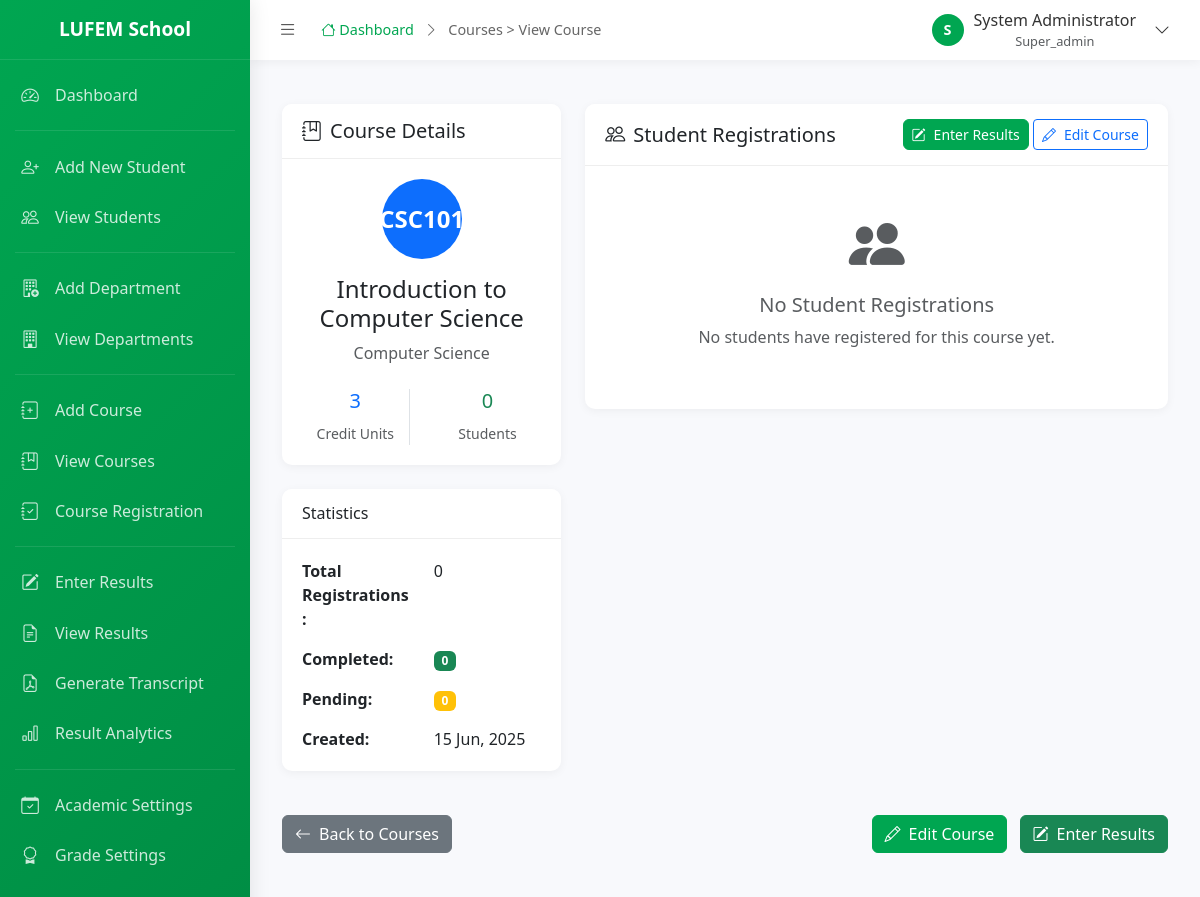
/admin/courses/view.php?id=1 (signed in), run on the app's committed database.
### tables this page shows
CREATE TABLE `institutions` (
  `institution_id` int(11) NOT NULL AUTO_INCREMENT,
  `institution_name` varchar(255) NOT NULL,
  `institution_code` varchar(20) NOT NULL,
  `address` text,
  `phone` varchar(20),
  `email` varchar(100),
  `website` varchar(100),
  `logo_path` varchar(255),
  `primary_color` varchar(7) DEFAULT '#00A651',
  `secondary_color` varchar(7) DEFAULT '#FFFFFF',
  `is_active` tinyint(1) DEFAULT 1,
  `created_at` timestamp NOT NULL DEFAULT CURRENT_TIMESTAMP,
  `updated_at` timestamp NOT NULL DEFAULT CURRENT_TIMESTAMP ON UPDATE CURRENT_TIMESTAMP,
  PRIMARY KEY (`institution_id`),
  UNIQUE KEY `institution_code` (`institution_code`)
);

CREATE TABLE `users` (
  `user_id` int(11) NOT NULL AUTO_INCREMENT,
  `institution_id` int(11) NOT NULL,
  `username` varchar(50) NOT NULL,
  `password` varchar(255) NOT NULL,
  `email` varchar(100),
  `full_name` varchar(255) NOT NULL,
  `role` enum('super_admin','admin','student') NOT NULL DEFAULT 'student',
  `is_active` tinyint(1) DEFAULT 1,
  `last_login` timestamp NULL DEFAULT NULL,
  `created_at` timestamp NOT NULL DEFAULT CURRENT_TIMESTAMP,
  `updated_at` timestamp NOT NULL DEFAULT CURRENT_TIMESTAMP ON UPDATE CURRENT_TIMESTAMP,
  PRIMARY KEY (`user_id`),
  UNIQUE KEY `username` (`username`),
  KEY `institution_id` (`institution_id`),
  FOREIGN KEY (`institution_id`) REFERENCES `institutions` (`institution_id`) ON DELETE CASCADE
);

CREATE TABLE `courses` (
  `course_id` int(11) NOT NULL AUTO_INCREMENT,
  `institution_id` int(11) NOT NULL,
  `department_id` int(11) NOT NULL,
  `course_code` varchar(20) NOT NULL,
  `course_title` varchar(255) NOT NULL,
  `credit_units` int(11) NOT NULL DEFAULT 1,
  `course_description` text,
  `prerequisites` varchar(255),
  `is_active` tinyint(1) DEFAULT 1,
  `created_at` timestamp NOT NULL DEFAULT CURRENT_TIMESTAMP,
  `updated_at` timestamp NOT NULL DEFAULT CURRENT_TIMESTAMP ON UPDATE CURRENT_TIMESTAMP,
  PRIMARY KEY (`course_id`),
  UNIQUE KEY `course_code_institution` (`course_code`, `institution_id`),
  KEY `institution_id` (`institution_id`),
  KEY `department_id` (`department_id`),
  FOREIGN KEY (`institution_id`) REFERENCES `institutions` (`institution_id`) ON DELETE CASCADE,
  FOREIGN KEY (`department_id`) REFERENCES `departments` (`department_id`) ON DELETE RESTRICT ON UPDATE CASCADE
);

CREATE TABLE `departments` (
  `department_id` int(11) NOT NULL AUTO_INCREMENT,
  `institution_id` int(11) NOT NULL,
  `department_name` varchar(255) NOT NULL,
  `department_code` varchar(20) NOT NULL,
  `hod_name` varchar(255),
  `description` text,
  `is_active` tinyint(1) DEFAULT 1,
  `created_at` timestamp NOT NULL DEFAULT CURRENT_TIMESTAMP,
  `updated_at` timestamp NOT NULL DEFAULT CURRENT_TIMESTAMP ON UPDATE CURRENT_TIMESTAMP,
  PRIMARY KEY (`department_id`),
  UNIQUE KEY `dept_code_institution` (`department_code`, `institution_id`),
  KEY `institution_id` (`institution_id`),
  FOREIGN KEY (`institution_id`) REFERENCES `institutions` (`institution_id`) ON DELETE CASCADE
);

### admin/courses/view.php (the view, shortened to what the rows shown need)
<?php
require_once '../../includes/functions.php';
$course_id = isset($_GET['id']) ? clean_input($_GET['id']) : '';
$db = new Database();
$institution_id = get_institution_id();
$db->query("SELECT c.*, d.department_name
            FROM courses c
            JOIN departments d ON c.department_id = d.department_id
            WHERE c.course_id = :course_id AND c.institution_id = :institution_id");
$db->bind(':course_id', $course_id);
$db->bind(':institution_id', $institution_id);
$course = $db->single();
include_once '../includes/header.php';
?>
<div class="container-fluid py-4">
    <div class="row">
        <div class="col-lg-4">
            <div class="card">
                <div class="card-body">
                    <div class="text-center mb-4">
                        <div class="bg-primary text-white rounded-circle d-inline-flex align-items-center justify-content-center" style="width: 80px; height: 80px; font-size: 1.5rem; font-weight: 600;">
                            <?php echo htmlspecialchars($course['course_code']); ?>
                        </div>
                        <h4 class="mt-3"><?php echo htmlspecialchars($course['course_title']); ?></h4>
                        <p class="text-muted"><?php echo htmlspecialchars($course['department_name']); ?></p>
                    </div>
                    <div class="row text-center">
                        <div class="col-6">
                            <div class="border-end">
                                <h5 class="text-primary"><?php echo $course['credit_units']; ?></h5>
                                <small class="text-muted">Credit Units</small>
                            </div>
                        </div>
                    </div>
                </div>
            </div>
            <div class="card mt-4">
                <div class="card-body">
                    <div class="row">
                        <div class="col-sm-6"><strong>Created:</strong></div>
                        <div class="col-sm-6"><?php echo format_date($course['created_at']); ?></div>
                    </div>
                </div>
            </div>
        </div>
    </div>
</div>
<?php include_once '../includes/footer.php'; ?>

### admin/includes/header.php (shortened to what the rows shown need)
<?php
$user_id = get_user_id();
$db = new Database();
$db->query("SELECT * FROM users WHERE user_id = :user_id");
$db->bind(':user_id', $user_id);
$user = $db->single();
$institution_id = get_institution_id();
$db->query("SELECT * FROM institutions WHERE institution_id = :institution_id");
$db->bind(':institution_id', $institution_id);
$institution = $db->single();
?>
<!DOCTYPE html>
<html lang="en">
<head>
    <link href="https://cdn.jsdelivr.net/npm/bootstrap@5.3.3/dist/css/bootstrap.min.css" rel="stylesheet">
    <link href="https://cdn.jsdelivr.net/npm/bootstrap-icons@1.11.1/font/bootstrap-icons.css" rel="stylesheet">
</head>
<body>
    <div id="sidebar-wrapper">
        <div class="sidebar-heading">
            <span class="school-name"><?php echo $institution['institution_name'] ?? 'LUFEM School'; ?></span>
        </div>
    </div>
    <div id="page-content-wrapper">
        <div class="topbar">
            <div class="user-dropdown">
                <button class="user-dropdown-toggle" id="userDropdownToggle">
                    <div class="user-avatar">
                        <?php echo strtoupper(substr($user['full_name'], 0, 1)); ?>
                    </div>
                    <div class="user-info d-none d-md-block">
                        <div class="user-name"><?php echo $user['full_name']; ?></div>
                        <div class="user-role text-muted" style="font-size: 0.8rem;"><?php echo ucfirst($user['role']); ?></div>
                    </div>
                    <i class="bi bi-chevron-down ms-2"></i>
                </button>
            </div>
        </div>
        <div class="main-content">

### data on the page
institutions: institution_name "LUFEM School"
users: full_name "S", full_name "System Administrator", role "Super_admin"
courses: course_code "CSC101", course_title "Introduction to Computer Science", department.department_name "Computer Science", credit_units "3", created_at "15 Jun, 2025"

### other printed values
$breadcrumb "Courses > View Course"
count($registrations) "0"
count($completed_results) "0"
count($pending_results) "0"
